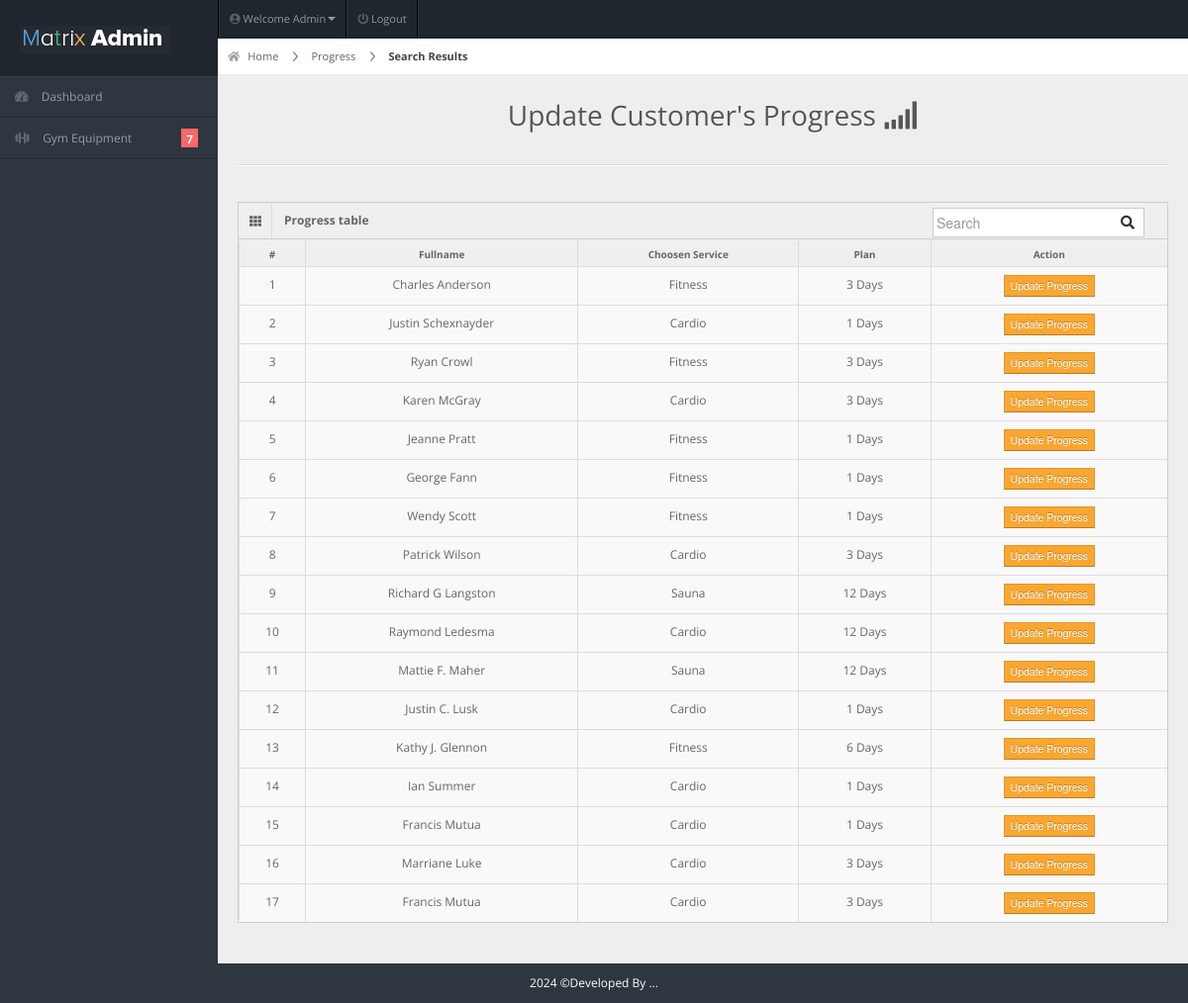
Page /admin/search-result-progress.php (signed in) on the committed database.
### tables this page shows
CREATE TABLE `members` (
  `user_id` int(11) NOT NULL,
  `fullname` varchar(20) NOT NULL,
  `username` varchar(20) NOT NULL,
  `password` varchar(100) NOT NULL,
  `gender` varchar(20) NOT NULL,
  `dor` date NOT NULL,
  `services` varchar(50) NOT NULL,
  `amount` int(11) NOT NULL,
  `paid_date` date NOT NULL,
  `p_year` int(11) NOT NULL,
  `plan` varchar(100) NOT NULL,
  `address` varchar(20) NOT NULL,
  `contact` varchar(10) NOT NULL,
  `status` varchar(20) NOT NULL DEFAULT 'Active',
  `attendance_count` int(11) DEFAULT 0,
  `ini_weight` int(11) NOT NULL DEFAULT 0,
  `curr_weight` int(11) NOT NULL DEFAULT 0,
  `ini_bodytype` varchar(50) DEFAULT '',
  `curr_bodytype` varchar(50) DEFAULT '',
  `progress_date` date DEFAULT NULL,
  `reminder` int(11) NOT NULL DEFAULT 0
);

### admin/search-result-progress.php (the view, shortened to what this page needs)
<!DOCTYPE html>
<html lang="en">
<head>
<link rel="stylesheet" href="../css/bootstrap.min.css" />
<link rel="stylesheet" href="../css/bootstrap-responsive.min.css" />
<link rel="stylesheet" href="../css/fullcalendar.css" />
<link rel="stylesheet" href="../css/matrix-style.css" />
<link rel="stylesheet" href="../css/matrix-media.css" />
<link href="../font-awesome/css/fontawesome.css" rel="stylesheet" />
<link href="../font-awesome/css/all.css" rel="stylesheet" />
<link rel="stylesheet" href="../css/jquery.gritter.css" />
</head>
<body>
<div id="header">
  <h1><a href="dashboard.html">Gym Admin</a></h1>
</div>
<?php include 'includes/topheader.php'?>
<?php $page="manage-customer-progress"; include 'includes/sidebar.php'?>
<div id="content">
  <div id="content-header">
    <div id="breadcrumb"> <a href="index.php" title="Go to Home" class="tip-bottom"><i class="fas fa-home"></i> Home</a> <a href="customer-progress.php">Progress</a> <a href="#" class="current">Search Results</a> </div>
    <h1 class="text-center">Update Customer's Progress <i class="fas fa-signal"></i></h1>
  </div>
  <div class="container-fluid">
    <hr>
    <div class="row-fluid">
      <div class="span12">
      <div class='widget-box'>
          <div class='widget-title'> <span class='icon'> <i class='fas fa-th'></i> </span>
            <h5>Progress table</h5>
            <form id="custom-search-form" role="search" method="POST" action="search-result.php" class="form-search form-horizontal pull-right">
                <div class="input-append span12">
                    <input type="text" class="search-query" placeholder="Search" name="search" required>
                    <button type="submit" class="btn"><i class="fas fa-search"></i></button>
                </div>
            </form>
          </div>
          <div class='widget-content nopadding'>
	  <?php
      include "dbcon.php";
      $search=$_POST['search'];
      $cnt = 1;
      $qry="select * from members where fullname like '%$search%' or username like '%$search%'";
        $result=mysqli_query($con,$qry);
        if (mysqli_num_rows($result)==0){
            echo"<div class='error_ex'>
            <h1>403</h1>
            <h3>Opps, Results Not Found!!</h3>
            <p>It seems like there's no such record available in our database.</p>
            <a class='btn btn-danger btn-big'  href='payment.php'>Go Back</a> </div>'";
        }else{
        echo"<table class='table table-bordered table-hover'>
        <thead>
          <tr>
            <th>#</th>
            <th>Fullname</th>
            <th>Choosen Service</th>
            <th>Plan</th>
            <th>Action</th>
          </tr>
        </thead>";
            while($row=mysqli_fetch_array($result)){
            echo"<tbody>
                <td><div class='text-center'>".$cnt."</div></td>
                <td><div class='text-center'>".$row['fullname']."</div></td>
                <td><div class='text-center'>".$row['services']."</div></td>
                <td><div class='text-center'>".$row['plan']." Days</div></td>
                <td><div class='text-center'><a href='update-progress.php?id=".$row['user_id']."'><button class='btn btn-warning btn-mini'> Update Progress</button></a></div></td>
              </tbody>";
         $cnt++;   }
        }
            ?>
            </table>
          </div>
        </div>
      </div>
    </div>
  </div>
</div>
<div class="row-fluid">
  <div id="footer" class="span12"> <?php echo date("Y");?> &copy;Developed By ...</a> </div>
</div>
</body>
</html>

### css/matrix-style.css (style rules this page uses)
* { outline: none !important; -moz-outline: none !important; }
html, body { height: 100%; }
body { overflow-x: hidden; margin-top: -10px; font-family: "Open Sans", sans-serif; font-size: 12px; color: #666; }
a { color: #666; }
select, textarea, input[type="text"], input[type="password"], input[type="datetime"], input[type="datetime-local"], input[type="date"], input[type="month"], input[type="time"], input[type="week"], input[type="number"], input[type="email"], input[type="url"], input[type="search"], input[type="tel"], input[type="color"], .uneditable-input, .label, .dropdown-menu, .btn, .well, .progress, .table-bordered, .btn-group > .btn:first-child, .btn-group > .btn:last-child, .btn-group > .btn:last-child, .btn-group > .dropdown-toggle, .alert { border-radius: 0px; }
.btn, textarea, input[type="text"], input[type="password"], input[type="datetime"], input[type="datetime-local"], input[type="date"], input[type="month"], input[type="time"], input[type="week"], input[type="number"], input[type="email"], input[type="url"], input[type="search"], input[type="tel"], input[type="color"], .uneditable-input { box-shadow: none; }
.progress, .progress-success .bar, .progress .bar-success, .progress-warning .bar, .progress .bar-warning, .progress-danger .bar, .progress .bar-danger, .progress-info .bar, .progress .bar-info, .btn, .btn-primary { background-image: none; }
#footer { padding: 10px; text-align: center; }
hr { border-top-color: #dadada; }
#header { height: 77px; position: relative; width: 100%; z-index: -9; }
#header h1 { background: url("../img/icontest3.png") no-repeat scroll 0 0 transparent; height: 31px; left: 20px; line-height: 600px; overflow: hidden; position: relative; top: 26px; width: 191px; }
#header h1 a { display: block; }
#content { background: none repeat scroll 0 0 #eeeeee; margin-left: 220px; margin-right: 0; padding-bottom: 25px; position: relative; min-height: 100%; width: auto; }
#content-header { position: abslute; width: 100%; margin-top: -38px; z-index: 20; }
#content-header h1 { color: #555555; font-size: 28px; font-weight: normal; float: none; text-shadow: 0 1px 0 #ffffff; margin-left: 20px; position: relative; }
#content-header h1, #content-header .btn-group { margin-top: 20px; }
#breadcrumb { background-color: #fff; border-bottom: 1px solid #e3ebed; }
#breadcrumb a { padding: 8px 20px 8px 10px; display: inline-block; background-image: url("../img/breadcrumb.png"); background-position: center right; background-repeat: no-repeat; font-size: 11px; color: #666666; }
#breadcrumb a:last-child { background-image: none; }
#breadcrumb a.current { font-weight: bold; color: #444444; }
#breadcrumb a i { margin-right: 5px; opacity: 0.6; }
.widget-box { background: none repeat scroll 0 0 #f9f9f9; border-left: 1px solid #cdcdcd; border-top: 1px solid #cdcdcd; border-right: 1px solid #cdcdcd; clear: both; margin-top: 16px; margin-bottom: 16px; position: relative; }
.widget-title, .modal-header, .table th, div.dataTables_wrapper .ui-widget-header { background: #efefef; border-bottom: 1px solid #cdcdcd; height: 36px; }
.widget-title span.icon { padding: 9px 10px 7px 11px; float: left; border-right: 1px solid #dadada; }
.widget-title h5 { color: #666; float: left; font-size: 12px; font-weight: bold; padding: 12px; line-height: 12px; margin: 0; }
.widget-content { padding: 15px; border-bottom: 1px solid #cdcdcd; }
.table th { height: auto; font-size: 10px; padding: 5px 10px 2px; border-bottom: 0; text-align: center; color: #666666; }
.nopadding { padding: 0 !important; }
.nopadding .table { margin-bottom: 0; }
.nopadding .table-bordered { border: 0; }
form { margin-bottom: 0; }
.input-append .add-on:last-child, .input-append .btn:last-child { border-radius: 0px; padding: 6px 5px 2px; }
.input-prepend input, .input-append input, .input-prepend input[class*="span"], .input-append input[class*="span"] { width: none; }
.input-append input, .input-append select, .input-prepend span, .input-prepend input { border-radius: 0px !important; }

### css/matrix-media.css (style rules this page uses)
body { background:#2E363F; }
#header { background-color: #1f262d; margin-top:10px; }

### rows in the picture
members: fullname "Charles Anderson", services "Fitness", plan "3"
members: fullname "Justin Schexnayder", services "Cardio", plan "1"
members: fullname "Ryan Crowl", services "Fitness", plan "3"
members: fullname "Karen McGray", services "Cardio", plan "3"
members: fullname "Jeanne Pratt", services "Fitness", plan "1"
members: fullname "George Fann", services "Fitness", plan "1"
members: fullname "Wendy Scott", services "Fitness", plan "1"
members: fullname "Patrick Wilson", services "Cardio", plan "3"
members: fullname "Richard G Langston", services "Sauna", plan "12"
members: fullname "Raymond Ledesma", services "Cardio", plan "12"
members: fullname "Mattie F. Maher", services "Sauna", plan "12"
members: fullname "Justin C. Lusk", services "Cardio", plan "1"
members: fullname "Kathy J. Glennon", services "Fitness", plan "6"
members: fullname "Ian Summer", services "Cardio", plan "1"
members: fullname "Francis Mutua", services "Cardio", plan "1"
members: fullname "Marriane Luke", services "Cardio", plan "3"
members: fullname "Francis Mutua", services "Cardio", plan "3"

### other values in the picture
$query->num_rows "7"
